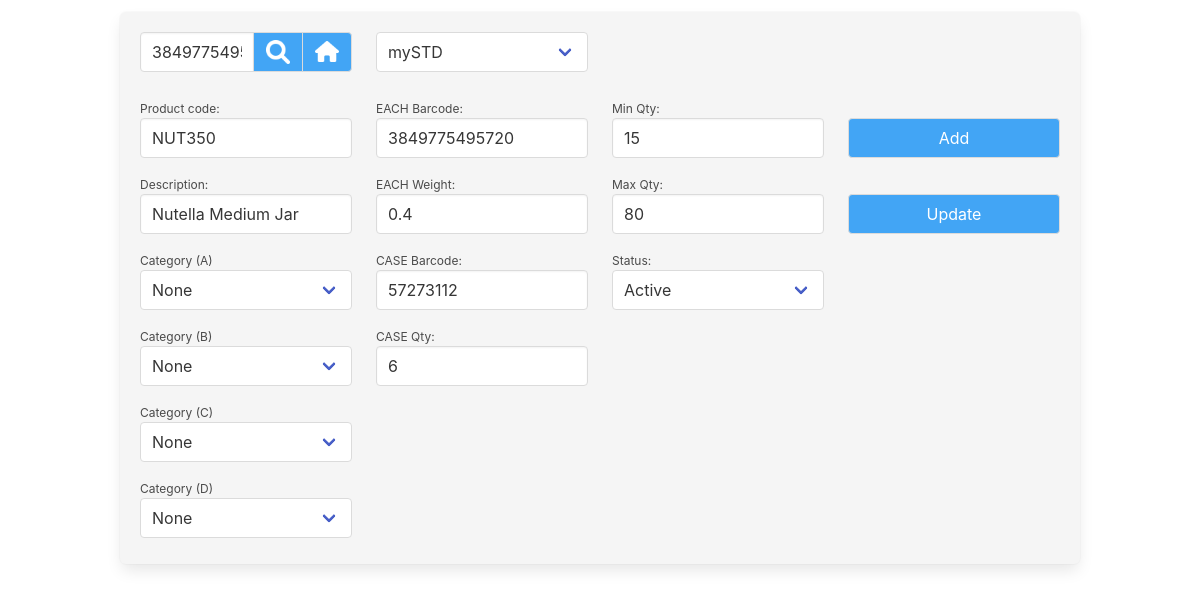
The page /geb_view_mgr_products.php?product=3849775495720 (signed in) on the database as committed earlier.
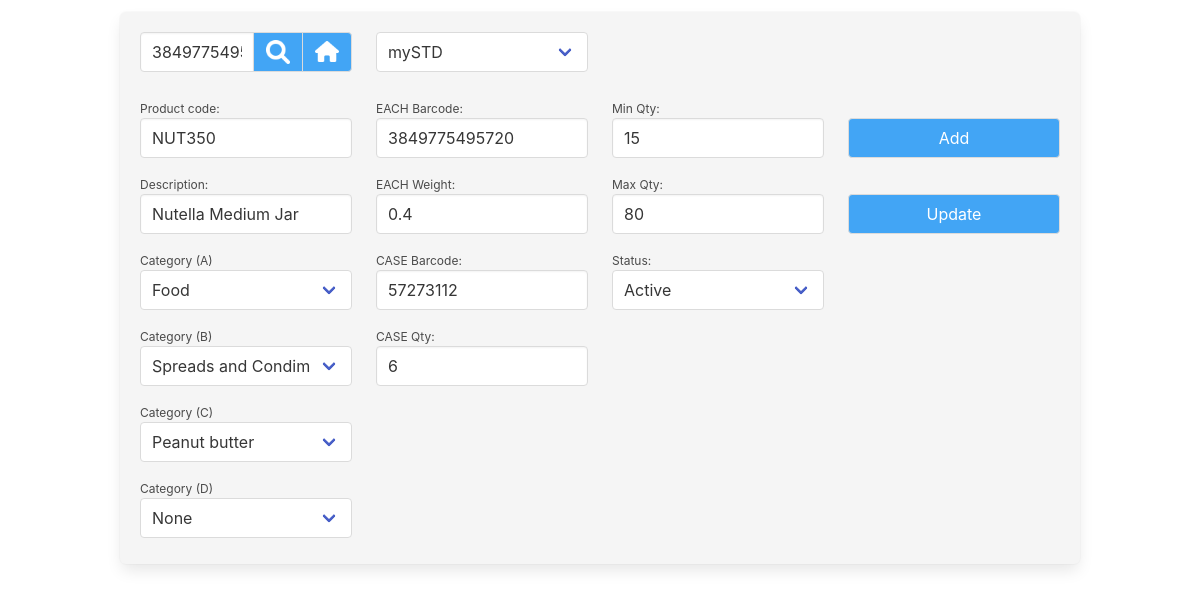
The same page on the database as committed later.
### tables this page shows
CREATE TABLE "geb_product" (
	"prod_pkey"	INTEGER,
	"prod_owner"	INTEGER DEFAULT 1,
	"prod_code"	TEXT,
	"prod_desc"	TEXT,
	"prod_category_a"	INTEGER DEFAULT 0,
	"prod_category_b"	INTEGER DEFAULT 0,
	"prod_category_c"	INTEGER DEFAULT 0,
	"prod_category_d"	INTEGER DEFAULT 0,
	"prod_mimic"	INTEGER DEFAULT 0,
	"prod_each_barcode"	TEXT,
	"prod_each_barcode_mimic"	TEXT,
	"prod_each_weight"	TEXT,
	"prod_case_barcode"	INTEGER,
	"prod_case_barcode_mimic"	NUMERIC,
	"prod_case_qty"	REAL DEFAULT 0,
	"prod_case_qty_mimic"	TEXT DEFAULT 0,
	"prod_min_qty"	INTEGER DEFAULT 0,
	"prod_max_qty"	INTEGER DEFAULT 0,
	"prod_disabled"	INTEGER DEFAULT 0,
	PRIMARY KEY("prod_pkey" AUTOINCREMENT)
);

### lib_login.php (called while the page is built, shortened)
<?php
class Login
{
	private $user_is_logged_in = false;
	public function is_session_started()
	{
		if (php_sapi_name() !== 'cli' )
		{
			if ( version_compare(phpversion(), '5.4.0', '>=') )
			{
				return session_status() === PHP_SESSION_ACTIVE ? TRUE : FALSE;
			}
		}
		return FALSE;
	}
	private function loginWithSessionData()
	{
		$this->user_is_logged_in = true;
	}
	public function isUserLoggedIn()
	{
		return $this->user_is_logged_in;
	}
}

### geb_view_mgr_products.php (the view, shortened to what this page needs)
<?php
require_once('lib_login.php');
$login = new Login();
if ($login->isUserLoggedIn() == true)
{
	require_once('lib_system.php');
	if (is_it_enabled($_SESSION['menu_mgr_products']))
	{
		require_once("lib_db_conn.php");
		$product_or_barcode		=	"";
		if (isset($_GET["product"]))
		{
			$product_or_barcode		=	trim($_GET["product"]);
		}
		$user_company_uid	=	leave_numbers_only($_SESSION['user_company']);
?>
<!DOCTYPE html>
<html lang="en">
<head>
	<link rel="stylesheet" href="css/bulma.css">
	<link rel="stylesheet" href="css/custom.css">
</head>
<body>
<?php
		echo '<div class="blank_space_12px"></div>';
		echo '<section class="section is-paddingless">';
		echo	'<div class="container box has-background-light">';
			$company_arr	=	array();
			$sql	=	'
				SELECT
				company_code,
				company_pkey
				FROM geb_company
			';
			if ($user_company_uid > 0)
			{
				$sql	.=	'	WHERE	company_pkey = :scompany_uid	';
			}
			if ($stmt = $db->prepare($sql))
			{
				if ($user_company_uid > 0)
				{
					$stmt->bindValue(':scompany_uid',	$user_company_uid,		PDO::PARAM_INT);
				}
				$stmt->execute();
				while($row = $stmt->fetch(PDO::FETCH_ASSOC))
				{
					$company_arr[$row['company_pkey']] = $row['company_code'];
				}
			}
			else
			{
			}
		$which_option_2_select	=	1;
		$company_select_html	=	generate_select_options($company_arr, $which_option_2_select, '');
$columns_html	=	'<div class="columns">';
$columns_html	.=	'<div class="column is-3">';
$columns_html	.=	'<form action="geb_view_mgr_products.php" name="product_form" id="product_form" method="get">';
$columns_html	.=	'<div class="field has-addons">';
$columns_html	.=		'<div class="control">';
$columns_html	.=			'<input class="input" type="text" id="product" name="product" placeholder="' . $mylang['product_code'] . '" value="' . $product_or_barcode . '" >';
$columns_html	.=		'</div>';
$columns_html	.=		'<div class="control">';
$columns_html	.=			'<button class="button manager_class iconSearch" style="width:50px;" type="submit"></button>';
$columns_html	.=		'</div>';
$menu_link		=	"'index.php'";
$columns_html	.=		'<div class="control">';
$columns_html	.=			'<button class="button manager_class iconHome" style="width:50px;" type="button" onClick="open_link(' . $menu_link . ');"></button>';
$columns_html	.=		'</div>';
$columns_html	.=	'</div>';
$columns_html	.=	'</div>';
$columns_html	.=	'<div class="column is-3">';
$columns_html	.=	'<div class="field">';
$columns_html	.=	'
			<div class="control">
				<div class="select is-fullwidth">
					<select id="comp" name="comp">' . $company_select_html . '
					</select>
				</div>
			</div>';
$columns_html .= '</div>';
$columns_html .= '</div>';
$columns_html .= '</form>';
$columns_html .= '</div>';
	try
	{
		$is_barcode	=	false;
		if (is_numeric($product_or_barcode))	{	$is_barcode	=	true;	}
		$sql	=	'
			SELECT
			*
			FROM
			geb_product
			WHERE
		';
		if ($is_barcode)
		{
			$sql	.=	' prod_each_barcode = :sprod_each_bar OR prod_case_barcode = :sprod_case_bar ';
		}
		else
		{
			$sql	.=	' prod_code = :sprod_code ';
		}
		$sql	.=	' AND prod_owner = :sprod_owner ';
		$prod_pkey			=	0;
		$prod_code			=	"";
		$prod_desc			=	"";
		$prod_category_a	=	0;
		$prod_category_b	=	0;
		$prod_category_c	=	0;
		$prod_category_d	=	0;
		$prod_each_barcode	=	"";
		$prod_each_weight	=	"";
		$prod_case_barcode	=	"";
		$prod_case_qty		=	0;
		$prod_min_qty		=	0;
		$prod_max_qty		=	0;
		$prod_disabled		=	0;
		$category_arr		=	array();
		if ($stmt = $db->prepare($sql))
		{
			if ($is_barcode)
			{
				$stmt->bindValue(':sprod_each_bar',	$product_or_barcode,	PDO::PARAM_STR);
				$stmt->bindValue(':sprod_case_bar',	$product_or_barcode,	PDO::PARAM_STR);
			}
			else
			{
				$stmt->bindValue(':sprod_code',	$product_or_barcode,		PDO::PARAM_STR);
			}
			$stmt->bindValue(':sprod_owner',	$user_company_uid,			PDO::PARAM_INT);
			$stmt->execute();
			while($row = $stmt->fetch(PDO::FETCH_ASSOC))
			{
				$prod_pkey				=	leave_numbers_only($row['prod_pkey']);
				$prod_code				=	trim($row['prod_code']);
				$prod_desc				=	trim($row['prod_desc']);
				$prod_category_a		=	leave_numbers_only($row['prod_category_a']);
				$prod_category_b		=	leave_numbers_only($row['prod_category_b']);
				$prod_category_c		=	leave_numbers_only($row['prod_category_c']);
				$prod_category_d		=	leave_numbers_only($row['prod_category_d']);
				$prod_each_barcode		=	trim($row['prod_each_barcode']);
				$prod_each_weight		=	trim($row['prod_each_weight']);
				$prod_case_barcode		=	trim($row['prod_case_barcode']);
				$prod_case_qty			=	leave_numbers_only($row['prod_case_qty']);
				$prod_min_qty			=	leave_numbers_only($row['prod_min_qty']);
				$prod_max_qty			=	leave_numbers_only($row['prod_max_qty']);
				$prod_disabled			=	leave_numbers_only($row['prod_disabled']);
			}
			$sql	=	'
					SELECT
					cat_a_pkey,
					cat_a_name,
					cat_b_pkey,
					cat_b_name,
					cat_b_a_level,
					cat_c_pkey,
					cat_c_name,
					cat_c_b_level,
					cat_d_pkey,
					cat_d_name,
					cat_d_c_level
					FROM geb_category_a
					LEFT JOIN geb_category_b ON geb_category_a.cat_a_pkey = geb_category_b.cat_b_a_level
					LEFT JOIN geb_category_c ON geb_category_b.cat_b_pkey = geb_category_c.cat_c_b_level
					LEFT JOIN geb_category_d ON geb_category_c.cat_c_pkey = geb_category_d.cat_d_c_level
					WHERE
					cat_a_owner = :scat_a_owner
			';
			if ($stmt = $db->prepare($sql))
			{
				$stmt->bindValue(':scat_a_owner',	$user_company_uid,		PDO::PARAM_INT);
				$stmt->execute();
				while($row = $stmt->fetch(PDO::FETCH_ASSOC))
				{
					$category_arr[]	=	$row;
				}
			}
			$category_A_options = [];
			$category_B_options = [];
			$category_C_options = [];
			$category_D_options = [];
			foreach ($category_arr as $category)
			{
				$category_A_options[$category['cat_a_pkey']] = $category['cat_a_name'];
				if ($category['cat_b_a_level'] == $prod_category_a)
				{
					$category_B_options[$category['cat_b_pkey']] = $category['cat_b_name'];
				}
				if ($category['cat_c_b_level'] == $prod_category_b)
				{
					$category_C_options[$category['cat_c_pkey']] = $category['cat_c_name'];
				}
			}
			$category_a_html	=	generate_select_options($category_A_options, leave_numbers_only($prod_category_a), $mylang['none']);
			$category_b_html	=	generate_select_options($category_B_options, leave_numbers_only($prod_category_b), $mylang['none']);
			$category_c_html	=	generate_select_options($category_C_options, leave_numbers_only($prod_category_c), $mylang['none']);
			$category_d_html	=	generate_select_options($category_D_options, leave_numbers_only($prod_category_d), $mylang['none']);
			$columns_html	.=	'<div class="columns">';
			$columns_html	.=	'<div class="column is-3">';
			$status_options =
			[
				0 => $mylang['active'],
				1 => $mylang['disabled'],
			];
			$status_html = '';
			foreach ($status_options as $value => $label)
			{
				$selected = ($prod_disabled == $value) ? ' selected' : '';
				$status_html .= '"<option value="' . $value . '" ' . $selected . '>' . $label . ' </option>"';
			}
			$details_html	=	'
<div class="field" style="'. $box_size_str .'">
	<p class="help">' . $mylang['product_code'] . ':</p>
	<div class="control">
		<input id="id_product_code" class="input is-normal" type="text" placeholder="e.g. CLSPMRD" value="'. $prod_code .'" name="id_product_code" required>
	</div>
</div>
<div class="field" style="'. $box_size_str .'">
	<p class="help">' . $mylang['description'] . ':</p>
	<div class="control">
		<input id="id_product_description" class="input is-normal" type="text" placeholder="Collection Sports Medium Red" value="'. $prod_desc . '" name="id_product_description">
	</div>
</div>
<div class="field" style="' . $box_size_str . '">
	<p class="help">' .	$mylang['category'] . ' (A)</p>
	<div class="field is-narrow">
	  <div class="control">
		<div class="select is-fullwidth">
			<select id="id_category_a">' . $category_a_html . '
			</select>
		</div>
	  </div>
	</div>
</div>
<div class="field" style="' . $box_size_str . '">
	<p class="help">' .	$mylang['category'] . ' (B)</p>
	<div class="field is-narrow">
	  <div class="control">
		<div class="select is-fullwidth">
			<select id="id_category_b">' . $category_b_html . '
			</select>
		</div>
	  </div>
	</div>
</div>
<div class="field" style="' . $box_size_str . '">
	<p class="help">' .	$mylang['category'] . ' (C)</p>
	<div class="field is-narrow">
	  <div class="control">
		<div class="select is-fullwidth">
			<select id="id_category_c">' . $category_c_html . '
			</select>
		</div>
	  </div>
	</div>
</div>
<div class="field" style="' . $box_size_str . '">
	<p class="help">' .	$mylang['category'] . ' (D)</p>
	<div class="field is-narrow">
	  <div class="control">
		<div class="select is-fullwidth">
			<select id="id_category_d">' . $category_d_html . '
			</select>
		</div>
	  </div>
	</div>
</div>
';
			$columns_html	.=	$details_html;
			$columns_html	.=	'</div>';
			$columns_html	.=	'<div class="column is-3">';
			$details_html	=	'
<div class="field" style="'. $box_size_str .'">
	<p class="help">' . $mylang['each_barcode'] . ':</p>
	<div class="control">
		<input id="id_each_barcode" class="input is-normal" type="text" placeholder="87341285732154" value="'. $prod_each_barcode .'" name="id_each_barcode">
	</div>
</div>
<div class="field" style="'. $box_size_str .'">
	<p class="help">' . $mylang['each_weight'] . ':	</p>
	<div class="control">
		<input id="id_each_weight" class="input is-normal" type="text" placeholder="4.25" value="'. $prod_each_weight . '" name="id_each_weight">
	</div>
</div>
<div class="field" style="'. $box_size_str .'">
	<p class="help">' . $mylang['case_barcode'] . ':</p>
	<div class="control">
		<input id="id_case_barcode" class="input is-normal" type="text" placeholder="51682361869185" value="'. $prod_case_barcode. '" name="id_case_barcode">
	</div>
</div>
<div class="field" style="'. $box_size_str .'">
	<p class="help">' . $mylang['case_qty'] . ':</p>
	<div class="control">
		<input id="id_case_qty" class="input is-normal" type="text" placeholder="12" value="'. $prod_case_qty. '" name="id_case_qty">
	</div>
</div>';
			$columns_html	.=	$details_html;
			$details_html	=	"";
			$columns_html	.=	'</div>';
			$columns_html	.=	'<div class="column is-3">';
			$columns_html	.=	'
<div class="field" style="'. $box_size_str .'">
	<p class="help">' . $mylang['min_qty'] . ':</p>
	<div class="control">
		<input id="id_min_qty" class="input is-normal" type="text" placeholder="20" value="'. $prod_min_qty . '" name="id_min_qty">
	</div>
</div>
<div class="field" style="'. $box_size_str .'">
	<p class="help">' . $mylang['max_qty'] . ':</p>
	<div class="control">
		<input id="id_max_qty" class="input is-normal" type="text" placeholder="100" value="'. $prod_max_qty . '" name="id_max_qty">
	</div>
</div>
<div class="field" style="'. $box_size_str .'">
	<p class="help">' . $mylang['status'] . ':</p>
	<div class="field is-narrow">
	  <div class="control">
		<div class="select is-fullwidth">
			<select id="id_disabled" name="id_disabled">' . $status_html . '
			</select>
		</div>
	  </div>
	</div>
</div>
';
			$columns_html	.=	'</div>';
			$columns_html	.=	'<div class="column is-3">';
if (can_user_add($_SESSION['menu_mgr_products']))
{
	$details_html	.=	'
	<div class="field" style="'. $box_size_str .'">
		<p class="help">&nbsp;</p>
		<div class="control">
			<button class="button manager_class is-fullwidth"  onclick="add_product();">' . $mylang['add'] . '</button>
		</div>
	</div>';
}
if (can_user_update($_SESSION['menu_mgr_products']))
{
	$details_html	.=	'
	<div class="field" style="'. $box_size_str .'">
		<p class="help">&nbsp;</p>
		<div class="control">
			<button class="button manager_class is-fullwidth"  onclick="update_product();">' . $mylang['update'] . '</button>
		</div>
	</div>';
}
$details_html	.=	'
<div class="field" style="'. $box_size_str .'">
	<p class="help">&nbsp;</p>
	<div class="control">
		<input id="id_hidden" class="input is-normal" type="hidden" value="' . $prod_pkey . '">
	</div>
</div>';
			$columns_html	.=	$details_html;
			$columns_html	.=	'</div>';
			$columns_html	.=	'</div>';
			echo	$columns_html;
		}
		else
		{
			echo 'Details Query Failed!';
		}
	}
	catch(PDOException $e)
	{
		print_message(1, $e->getMessage());
	}
		echo '</div>';
	echo '</section>';
	}
	else
	{
		include('not_logged_in.php');
	}
}
else
{
    include('not_logged_in.php');
}
?>
</body>
</html>

### lib_system.php (shortened to what this page needs)
<?php
$box_size_str	=	'height:64px;';
function generate_select_options($options, $selectedValue, $defaultLabel)
{
	$html	=	'';
	if (strlen($defaultLabel) > 0)
	{
		$html = '<option value="0"';
		if ($selectedValue == 0)
		{
			$html .= ' selected';
		}
		$html .= '>' . $defaultLabel . '</option>';
	}
	foreach ($options as $key => $value)
	{
		if (strlen($value) > 0)
		{
			$html .= '<option value="' . $key . '"';
			if ($key == $selectedValue)
			{
				$html .= ' selected';
			}
			$html .= '>' . $value . '</option>';
		}
	}
	return $html;
}
function leave_numbers_only($input_string)
{
	return preg_replace('/[^0-9]/', '', trim($input_string));
}
function convert_dec_to_bin_with_padding($dec_value)
{
	$x	=	decbin($dec_value);
	return str_pad($x, 16, '0', STR_PAD_LEFT);
}
function core_acl_cookie_check($cookie_value)
{
	$outcome		=	false;
	$cookie_value	=	leave_numbers_only($cookie_value);
	if ($cookie_value == 1)	{	$outcome = true;	}
	return $outcome;
}
function is_it_enabled($cookie)
{
	$cookie_array	=	convert_dec_to_bin_with_padding(leave_numbers_only($cookie));
	return core_acl_cookie_check($cookie_array[1]);
}
function can_user_add($cookie)
{
	$cookie_array	=	convert_dec_to_bin_with_padding(leave_numbers_only($cookie));
	return core_acl_cookie_check($cookie_array[2]);
}
function can_user_update($cookie)
{
	$cookie_array	=	convert_dec_to_bin_with_padding(leave_numbers_only($cookie));
	return core_acl_cookie_check($cookie_array[3]);
}

### css/custom.css (style rules this page uses)
.manager_class { background-color: #42A5F5; color: white; }
.blank_space_12px { display: block; height: 12px; }
.iconHome { background-image: url(../images/icon_home.png); background-repeat: no-repeat; background-position: center; background-size: 24px; }
.iconSearch { background-image: url(../images/icon_search.png); background-repeat: no-repeat; background-position: center; background-size: 24px; }

Rows that differ between the two databases and show on the page:
changed geb_product "NUT350": prod_category_a "None" → "Food"; prod_category_b "None" → "Spreads and Condiments"; prod_category_c "None" → "Peanut butter"
